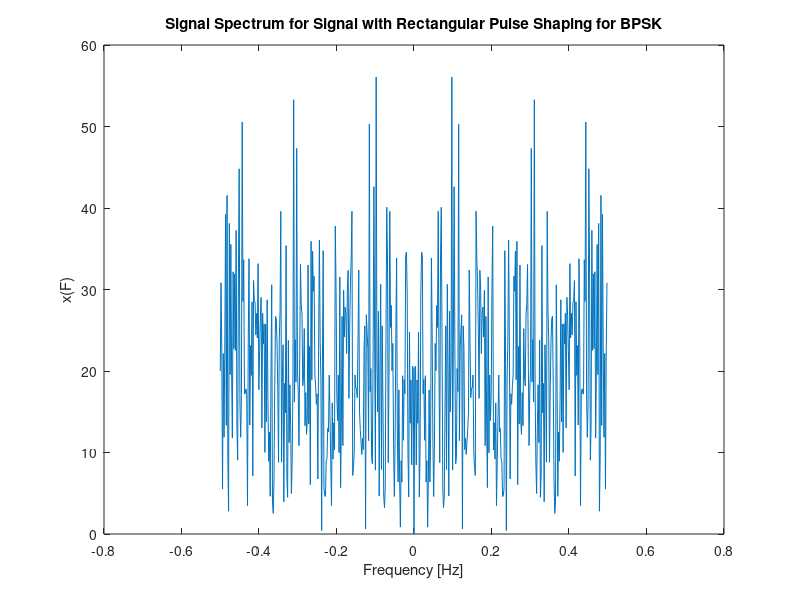
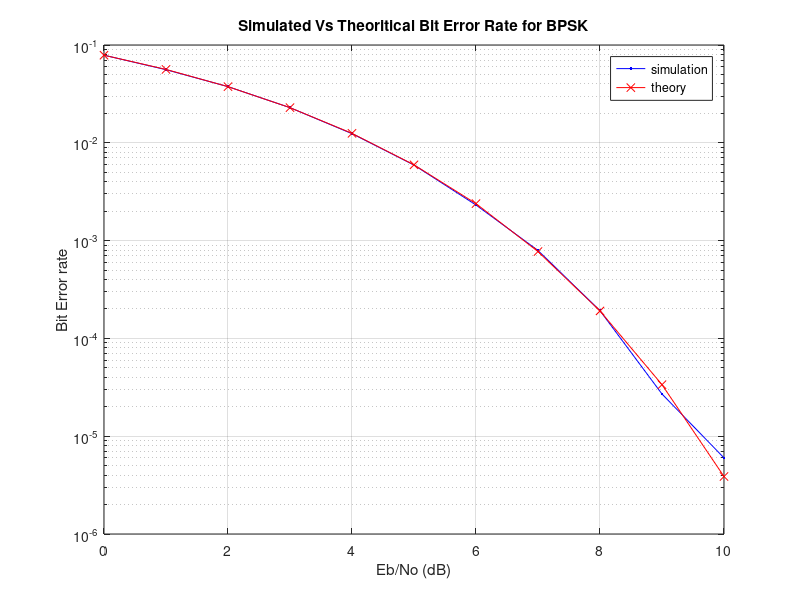

Source code (MATLAB) for these figures, in order:
clc;
clear all;
bits=1000000;
data=randi ([0,1],1,bits);
ebno=0:10;
BER=zeros(1,length(ebno));
for i=1:length(ebno)
%---Transmitter---------
%mapping of bits into symbols
symb=2.*data-1;
%----Filter
psf=ones(1,1);
M=length(psf);
% inserting zeros between the bits
% w.r.t number of coefficients of
% PSF to pass the bit stream from the PSF
z=zeros(M-1,bits);
upsamp=[symb;z];
upsamp2=reshape(upsamp,1,(M)*bits);
%Passing the symbols from PSF
tx_symb=conv(upsamp2,psf);
%--------CHANNEL-----------
%Random noise generation and addition to the signal
ebnos=10.^(ebno(i)/10);
n_var=1/sqrt(2.*ebnos);
rx_symb=tx_symb+n_var*randn(1,length(tx_symb));
%xxxxxxxxxxxxxxxxxxxxxxxxxx
%-------RECEIVER-----------
rx_match=conv(rx_symb,psf);
rx=rx_match(M:M:length(rx_match));
rx=rx(1:1:bits);
recv_bits=(sign(rx)+1)./2;
%xxxxxxxxxxxxxxxxxxxxxxxxxxx
%---SIMULATED BIT ERROR RATE----
errors=find(xor(recv_bits,data));
errors=size(errors,2);
BER(i)=errors/bits;
%xxxxxxxxxxxxxxxxxxxxxxxxxxx
end
fs=1;
n_pt=2^9;
tx_spec=fft(tx_symb,n_pt);
f= -fs/2:fs/n_pt:fs/2-fs/n_pt;
figure
plot(f,abs(fftshift(tx_spec)));
title('Signal Spectrum for Signal with Rectangular Pulse Shaping for BPSK');
xlabel('Frequency [Hz]');
ylabel('x(F)');
figure
semilogy(ebno,BER,'b.-');
hold on
thr=0.5*erfc(sqrt(10.^(ebno/10)));
semilogy(ebno,thr,'rx-');
xlabel('Eb/No (dB)')
ylabel('Bit Error rate')
title('Simulated Vs Theoritical Bit Error Rate for BPSK')
legend('simulation','theory')
grid on;